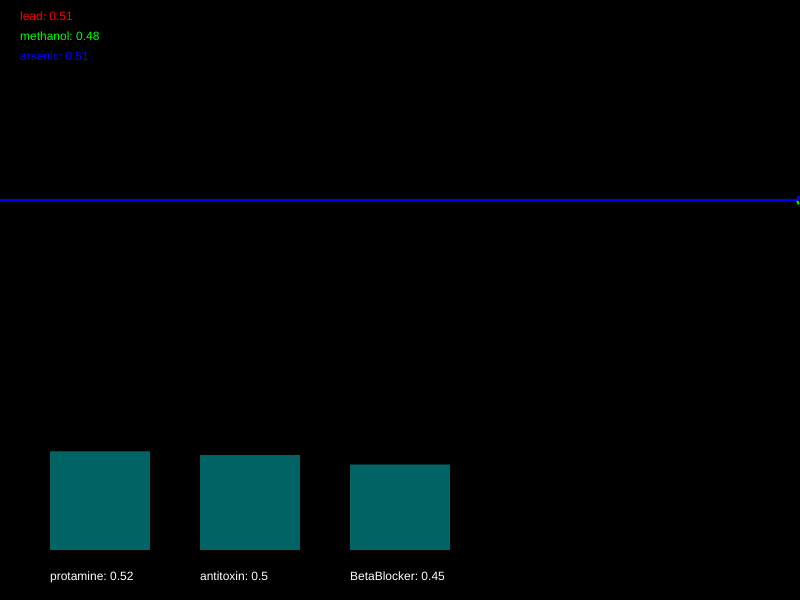
Frame 1 (no input)
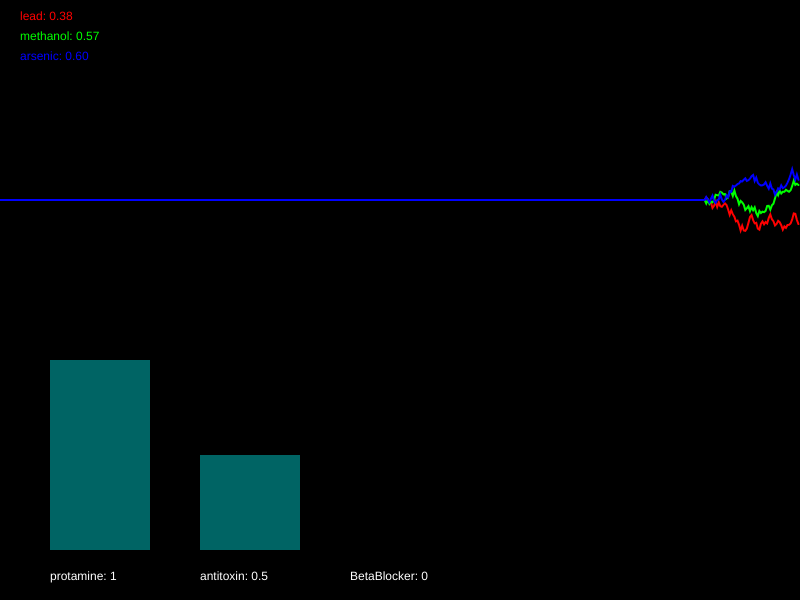
Frame 60 (no input)
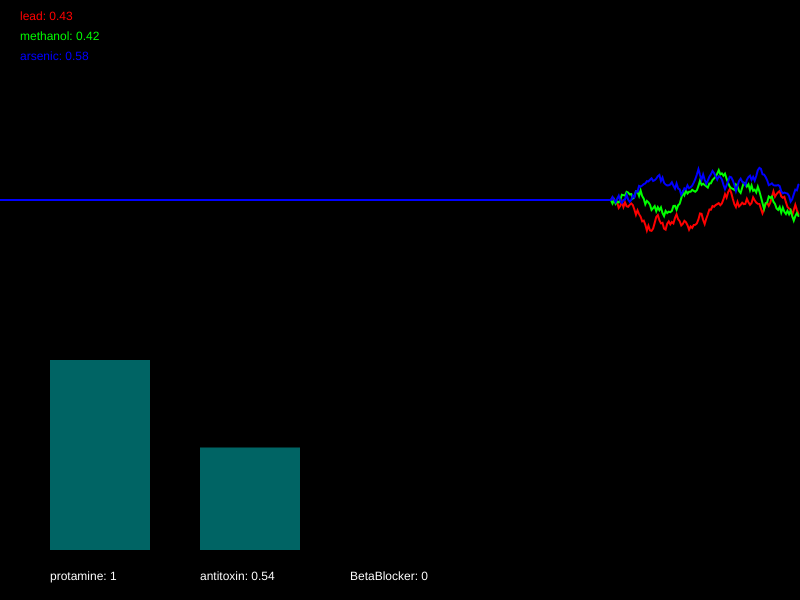
Frame 120 (the mouse pressed at the canvas centre since frame 60)

The p5.js sketch that drew these frames (run headless with seeded random() and noise() and a simulated clock; from frame 60 on, the mouse is pressed at the canvas centre):

// p5.js sketch
// ── sketch.js
/*

Officer: 3154130
CaseNum: 401-0-56103781-3154130

Case 401 - The Case of Norbert's Weiner Stand
Stage 1 - Noxious Weiner

Console city has been plunged into chaos. The notorious poisoner Norbert has struck the population down with a potent poison. Word has it that he is smuggling his venomous filth via a streetside weiner stand. Hundreds of people have been affected, and the municipal water company tells me that their sewers are at full capacity. This is no laughing matter. I need you to head down to our lab and work on an antidote.

You must develop the antidote by using conditional statements in the draw loop to
do the following:

	- If lead goes above 0.59, try decreasing protamine by 0.04
	- If methanol dips below 0.62, try increasing protamine by 0.02
	- If methanol goes above 0.41, try decreasing antitoxin by 0.04
	- When lead dips below 0.61, try increasing antitoxin by 0.04
	- If methanol goes above 0.28, try decreasing BetaBlocker by 0.05
	- When arsenic goes above 0.74, increment BetaBlocker by 0.04


Your conditional statements should consider the following poisons:

	- lead
	- methanol
	- arsenic


Your conditional statements should modify the following antidotes:

	- protamine
	- antitoxin
	- BetaBlocker


- There are many ways to complete this task but you should only use the following commands and operators:

	if(){}
	>
	<
	+=
	-=

*/

//Declare the poison variables
var lead;
var methanol;
var arsenic;


//Declare the antidote variables
var protamine;
var antitoxin;
var BetaBlocker;


//This variable is used for drawing the graph
var graphs;


function setup()
{

	createCanvas(800,600);
	strokeWeight(2);

	//initialise the poisons and antidotes
	lead = 0.5;
	methanol = 0.5;
	arsenic = 0.5;
	protamine = 0.5;
	antitoxin = 0.5;
	BetaBlocker = 0.5;


	//fills the graph with empty values
	graphs = [];

	for(var i = 0; i < 3; i++)
	{
		graphs.push([]);
		for(var j = 0; j < 512; j++)
		{
			graphs[i].push(0.5);
		}
	}

}
//	- If lead goes above 0.59, try decreasing protamine by 0.04
//	- If methanol dips below 0.62, try increasing protamine by 0.02
//	- If methanol goes above 0.41, try decreasing antitoxin by 0.04
//	- When lead dips below 0.61, try increasing antitoxin by 0.04
//	- If methanol goes above 0.28, try decreasing BetaBlocker by 0.05
//	- When arsenic goes above 0.74, increment BetaBlocker by 0.04
function draw()
{

	//Develop the antidote below
	//Write conditional statements to change the amount of each substance ...
    if(lead > 0.59)
    {
        protamine -=0.04
    }
    if(methanol < 0.62)
    {
        protamine +=0.02
    }
    if(methanol > 0.41)
    {
        antitoxin -=0.04
    }
    if(lead<0.61)
    {
        antitoxin +=0.04
    }
    if(methanol >0.28)
    {
        BetaBlocker-=0.05
    }
    if(arsenic>0.74)
    {
        BetaBlocker+=0.04
    }

        
    




	//////////////////////////////////////////////////////

	//the code below generates new values using random numbers

	/*
		For testing, you might want to temporarily comment out
		these lines and set the same variables to constant values
		instead.
	*/

	lead = nextValue(graphs[0],lead);
	methanol = nextValue(graphs[1],methanol);
	arsenic = nextValue(graphs[2],arsenic);


	protamine = constrain(protamine, 0, 1);
	antitoxin = constrain(antitoxin, 0, 1);
	BetaBlocker = constrain(BetaBlocker, 0, 1);


	///////// DO NOT CHANGE THE CODE BELOW ///////////

	//drawing code

	// set background
	background(0);
	noFill();

	//draw the graphs for the vitals
	var colors = [
	color(255, 0, 0),
	color(0, 255, 0),
	color(0, 0, 255),
	color(255, 0, 255),
	color(255, 255, 0),
	color(0, 255, 255)
	];

	for(var i = 0; i < graphs.length; i++)
	{
		stroke(colors[i]);
		drawGraph(graphs[i]);
	}

	//draw the poisons as text
	noStroke();
	fill(colors[0]);
	text('lead: ' + nf(lead,1,2), 20,20);
	fill(colors[1]);
	text('methanol: ' + nf(methanol,1,2), 20,40);
	fill(colors[2]);
	text('arsenic: ' + nf(arsenic,1,2), 20,60);


	//draw the antidotes bar chart
	drawBar(protamine,50,'protamine');
	drawBar(antitoxin,200,'antitoxin');
	drawBar(BetaBlocker,350,'BetaBlocker');


}

function nextValue(graph, val)
{
	//gets the next value for a vital and puts it in an array for drawing
	var delta = random(-0.03,0.03);

	val += delta;
	if(val > 1 || val < 0)
	{
		delta *= -1;
		val += delta * 2;
	}

	graph.push(val)
	graph.shift();
	return val;
}

function drawGraph(graph)
{
	//draws an array as a graph
	beginShape();
	for(var i = 0; i < graph.length; i++)
	{
			vertex(width * i/512, height * 0.5 - graph[i]* height/3)
	}
	endShape();
}


function drawBar(val, x, name)
{
	//draws the bars for bar chart
    noStroke();
    fill(0,100,100);
	var mh = height * 0.4 - 50;
	rect(x,(height - 50) - val*mh, 100, val*mh);
    fill(255);
	text(name + ": " + val, x, height - 20);
}
